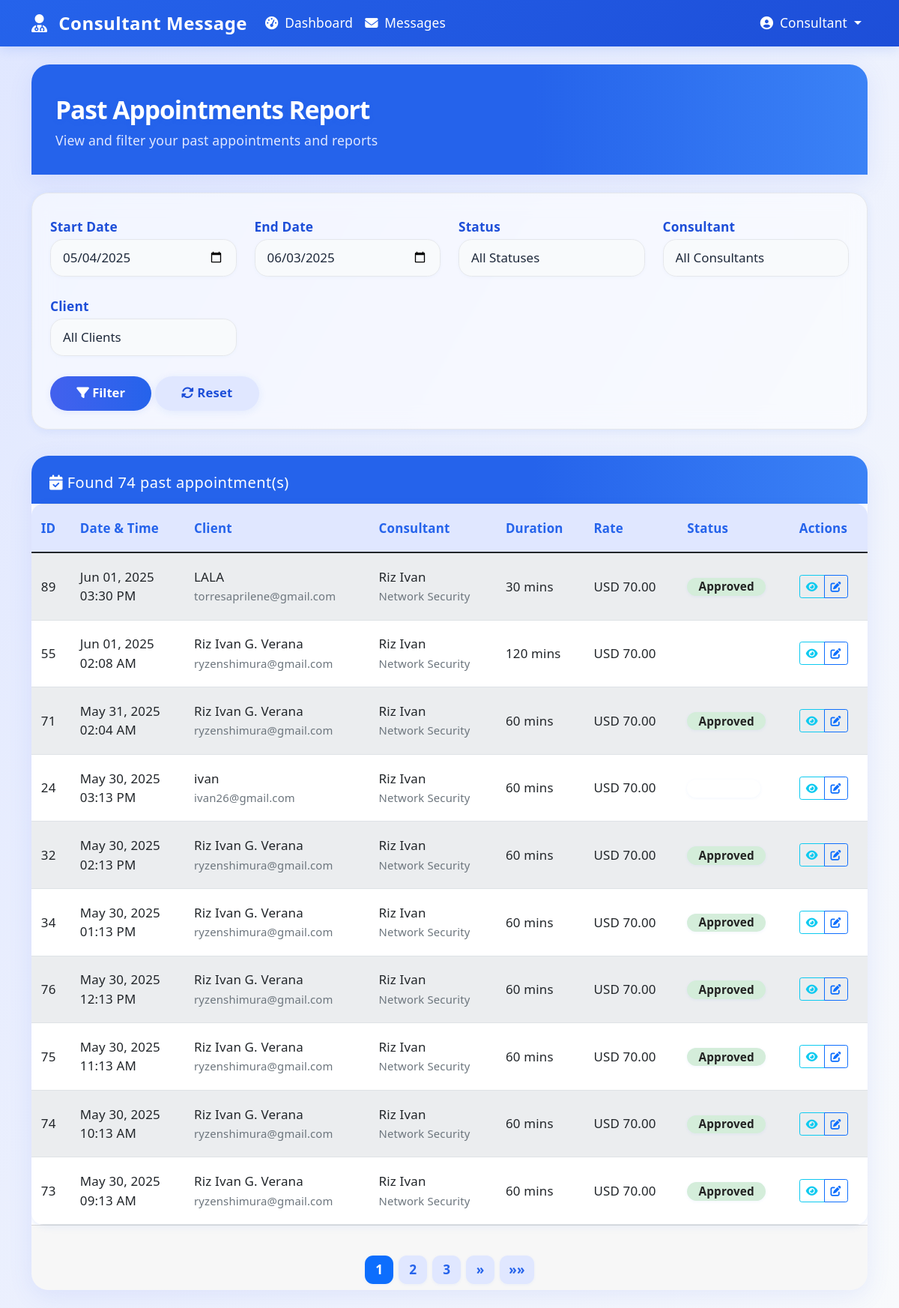
Before: /hahaha11/consultant/appointments_report.php (signed in) with the older database file.
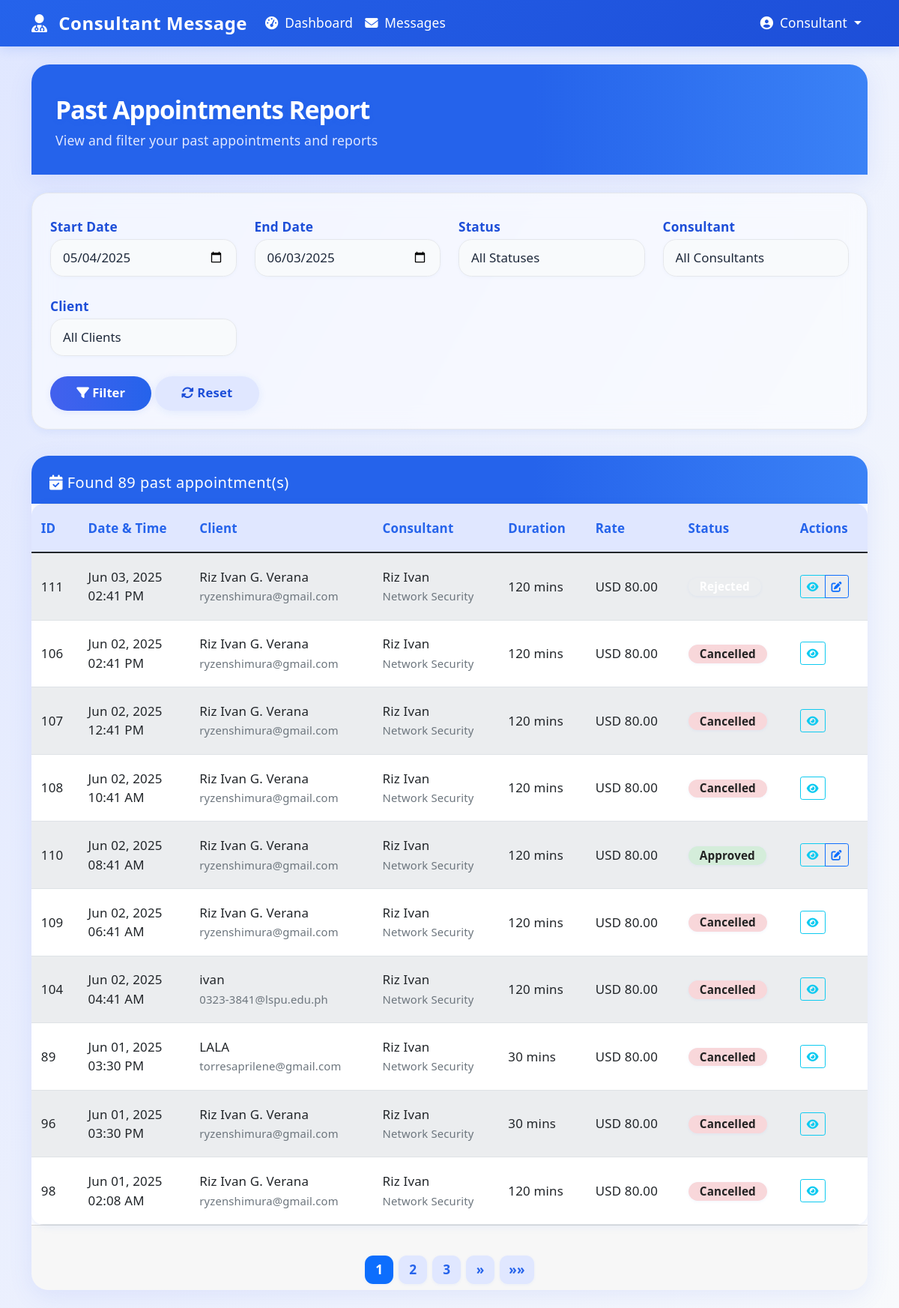
After: the same page with the newer database file.
### tables this page shows
CREATE TABLE `appointments` (
  `id` int(11) NOT NULL,
  `user_id` int(11) NOT NULL,
  `consultant_id` int(11) NOT NULL,
  `availability_id` int(11) NOT NULL,
  `appointment_date` date NOT NULL,
  `appointment_time` time NOT NULL,
  `purpose` text NOT NULL,
  `status` enum('pending','approved','rejected','cancelled') DEFAULT 'pending',
  `payment_status` enum('pending','verified','rejected') DEFAULT 'pending',
  `payment_method` varchar(50) DEFAULT NULL,
  `receipt_path` varchar(255) DEFAULT NULL,
  `payment_notes` text DEFAULT NULL,
  `payment_verified_at` timestamp NULL DEFAULT NULL,
  `payment_verified_by` int(11) DEFAULT NULL,
  `created_at` timestamp NOT NULL DEFAULT current_timestamp(),
  `updated_at` timestamp NOT NULL DEFAULT current_timestamp() ON UPDATE current_timestamp(),
  `meeting_link` varchar(255) DEFAULT NULL
);

CREATE TABLE `availability` (
  `id` int(11) NOT NULL,
  `consultant_id` int(11) NOT NULL,
  `slot_date` date NOT NULL,
  `slot_time` time NOT NULL,
  `is_booked` tinyint(1) DEFAULT 0,
  `created_at` timestamp NOT NULL DEFAULT current_timestamp(),
  `duration` int(11) DEFAULT 60,
  `appointment_id` int(11) DEFAULT NULL
);

CREATE TABLE `users` (
  `id` int(11) NOT NULL,
  `name` varchar(255) NOT NULL,
  `email` varchar(255) NOT NULL,
  `password` varchar(255) NOT NULL,
  `role` enum('user','consultant','admin') NOT NULL,
  `created_at` timestamp NOT NULL DEFAULT current_timestamp(),
  `reset_token` varchar(64) DEFAULT NULL,
  `reset_expires` datetime DEFAULT NULL,
  `verification_token` varchar(255) DEFAULT NULL,
  `is_verified` tinyint(1) DEFAULT 0,
  `verification_token_expires_at` datetime DEFAULT NULL
);

CREATE TABLE `consultants` (
  `id` int(11) NOT NULL,
  `user_id` int(11) NOT NULL,
  `title` varchar(255) DEFAULT NULL,
  `phone` varchar(50) DEFAULT NULL,
  `profile_photo` varchar(255) DEFAULT NULL,
  `cv_file` varchar(255) DEFAULT NULL,
  `specialty` varchar(255) DEFAULT NULL,
  `hourly_rate` decimal(10,2) DEFAULT NULL,
  `currency` varchar(10) DEFAULT 'USD',
  `rate_description` text DEFAULT NULL,
  `bio` text DEFAULT NULL,
  `payment_info` varchar(255) DEFAULT NULL,
  `is_featured` tinyint(1) DEFAULT 0,
  `status` enum('active','inactive') DEFAULT 'active',
  `experience` varchar(50) DEFAULT NULL,
  `location` varchar(255) DEFAULT NULL,
  `qualification` varchar(255) DEFAULT NULL,
  `description` text DEFAULT NULL,
  `created_at` timestamp NOT NULL DEFAULT current_timestamp(),
  `updated_at` timestamp NOT NULL DEFAULT current_timestamp() ON UPDATE current_timestamp()
);

### hahaha11/consultant/appointments_report.php (the view, shortened to what the changed rows need)
<?php
require_once '../config/db.php';
$is_admin = ($_SESSION['user_role'] === 'admin');
$start_date = isset($_GET['start_date']) ? $_GET['start_date'] : date('Y-m-d', strtotime('-30 days'));
$end_date = isset($_GET['end_date']) ? $_GET['end_date'] : date('Y-m-d');
$where_conditions = ["av.slot_date <= CURRENT_DATE()"];
$params = [];
$param_types = "";
if (!empty($start_date) && !empty($end_date)) {
    $where_conditions[] = "av.slot_date BETWEEN ? AND ?";
    $params[] = $start_date;
    $params[] = $end_date;
    $param_types .= "ss";
}
$where_clause = !empty($where_conditions) ? "WHERE " . implode(" AND ", $where_conditions) : "";
$count_sql = "SELECT COUNT(*) as total FROM appointments a
              JOIN availability av ON a.availability_id = av.id
              $where_clause";
$count_stmt = $conn->prepare($count_sql);
if (!empty($params)) {
    $count_stmt->bind_param($param_types, ...$params);
}
$count_stmt->execute();
$total_result = $count_stmt->get_result();
$total_row = $total_result->fetch_assoc();
$total_appointments = $total_row['total'];
$page = isset($_GET['page']) ? intval($_GET['page']) : 1;
$per_page = 10;
$offset = ($page - 1) * $per_page;
$total_pages = ceil($total_appointments / $per_page);
$sql = "SELECT a.*,
        u.name as client_name,
        u.email as client_email,
        c.specialty,
        c.hourly_rate,
        c.currency,
        cu.name as consultant_name,
        cu.email as consultant_email,
        av.duration,
        av.slot_date,
        av.slot_time
        FROM appointments a
        JOIN users u ON a.user_id = u.id
        JOIN consultants c ON a.consultant_id = c.id
        JOIN users cu ON c.user_id = cu.id
        JOIN availability av ON a.availability_id = av.id
        $where_clause
        ORDER BY av.slot_date DESC, av.slot_time DESC
        LIMIT ?, ?";
$params[] = $offset;
$params[] = $per_page;
$param_types .= "ii";
$stmt = $conn->prepare($sql);
$stmt->bind_param($param_types, ...$params);
$stmt->execute();
$result = $stmt->get_result();
$page_title = "Past Appointments Report";
?>
<!DOCTYPE html>
<html lang="en">
<head>
    <link rel="stylesheet" href="https://cdnjs.cloudflare.com/ajax/libs/font-awesome/6.4.0/css/all.min.css">
    <link rel="stylesheet" href="https://cdn.jsdelivr.net/npm/bootstrap@5.1.3/dist/css/bootstrap.min.css">
    <link rel="stylesheet" href="https://cdn.jsdelivr.net/npm/flatpickr/dist/flatpickr.min.css">
</head>
<body>
    <div class="container mt-4">
        <div class="header-section mb-4">
            <div>
                <h1 class="page-title"><?php echo $page_title; ?></h1>
            </div>
        </div>
        <div class="card mb-4">
            <div class="card-header bg-primary text-white">
                <h5 class="mb-0">
                    <i class="fas fa-calendar-check"></i>
                    Found <?php echo $total_appointments; ?> past appointment(s)
                </h5>
            </div>
            <div class="card-body p-0">
                <?php if ($result->num_rows > 0): ?>
                    <div class="table-responsive">
                        <table class="table table-bordered table-striped table-hover mb-0" id="appointments-table">
                            <thead class="thead-dark">
                                <tr>
                                    <th>ID</th>
                                    <th>Date & Time</th>
                                    <th>Client</th>
                                    <th>Consultant</th>
                                    <th>Duration</th>
                                    <th>Rate</th>
                                    <th>Status</th>
                                    <?php if ($is_admin): ?>
                                    <th>Actions</th>
                                    <?php endif; ?>
                                </tr>
                            </thead>
                            <tbody>
                                <?php while ($appointment = $result->fetch_assoc()): ?>
                                <tr class="<?php echo $appointment['status']; ?>">
                                    <td><?php echo $appointment['id']; ?></td>
                                    <td>
                                        <?php
                                        echo date('M d, Y', strtotime($appointment['slot_date'])) . '<br>';
                                        echo date('h:i A', strtotime($appointment['slot_time']));
                                        ?>
                                    </td>
                                    <td>
                                        <?php echo htmlspecialchars($appointment['client_name']); ?><br>
                                        <small class="text-muted"><?php echo htmlspecialchars($appointment['client_email']); ?></small>
                                    </td>
                                    <td>
                                        <?php echo htmlspecialchars($appointment['consultant_name']); ?><br>
                                        <small class="text-muted"><?php echo htmlspecialchars($appointment['specialty']); ?></small>
                                    </td>
                                    <td><?php echo $appointment['duration'] ?? 60; ?> mins</td>
                                    <td><?php echo $appointment['currency'] . ' ' . $appointment['hourly_rate']; ?></td>
                                    <td>
                                        <?php
                                        $status_class = '';
                                        $status_style = '';
                                        switch ($appointment['status']) {
                                            case 'approved':
                                                $status_class = 'badge-success';
                                                $status_style = 'color: #222; background: #d4edda;';
                                                break;
                                            case 'cancelled':
                                                $status_class = 'badge-danger';
                                                $status_style = 'color: #222; background: #f8d7da;';
                                                break;
                                            default:
                                                $status_class = 'badge-secondary';
                                        }
                                        ?>
                                        <span class="badge <?php echo $status_class; ?>" style="<?php echo $status_style; ?>"><?php echo ucfirst($appointment['status']); ?></span>
                                    </td>
                                    <?php if ($is_admin): ?>
                                    <td>
                                        <div class="btn-group btn-group-sm">
                                            <button type="button" class="btn btn-outline-info"
                                                    data-toggle="modal"
                                                    data-target="#appointmentDetailsModal"
                                                    data-appointment-id="<?php echo $appointment['id']; ?>"
                                                    data-client="<?php echo htmlspecialchars($appointment['client_name']); ?>"
                                                    data-consultant="<?php echo htmlspecialchars($appointment['consultant_name']); ?>"
                                                    data-date="<?php echo $appointment['slot_date']; ?>"
                                                    data-time="<?php echo $appointment['slot_time']; ?>"
                                                    data-status="<?php echo $appointment['status']; ?>"
                                                    data-created="<?php echo $appointment['created_at']; ?>"
                                                    data-updated="<?php echo $appointment['updated_at']; ?>">
                                                <i class="fas fa-eye"></i>
                                            </button>
                                            <?php if ($appointment['status'] != 'cancelled'): ?>
                                            <a href="../admin/edit_appointment.php?id=<?php echo $appointment['id']; ?>" class="btn btn-outline-primary">
                                                <i class="fas fa-edit"></i>
                                            </a>
                                            <?php endif; ?>
                                        </div>
                                    </td>
                                    <?php endif; ?>
                                </tr>
                                <?php endwhile; ?>
                            </tbody>
                        </table>
                    </div>
                <?php else: ?>
                    <div class="alert alert-info m-3">
                        No past appointments found for the selected filters.
                    </div>
                <?php endif; ?>
            </div>
            <?php if ($total_pages > 1): ?>
            <div class="card-footer">
                <nav aria-label="Page navigation">
                    <ul class="pagination mb-0">
                        <?php
                        $start_page = max(1, $page - 2);
                        $end_page = min($total_pages, $page + 2);
                        for ($i = $start_page; $i <= $end_page; $i++):
                        ?>
                        <li class="page-item <?php echo ($i == $page) ? 'active' : ''; ?>">
                            <a class="page-link" href="?page=<?php echo $i . getQueryParams(['page']); ?>">
                                <?php echo $i; ?>
                            </a>
                        </li>
                        <?php endfor; ?>
                    </ul>
                </nav>
            </div>
            <?php endif; ?>
        </div>
    </div>
</body>
</html>
<?php
function getQueryParams($exclude = []) {
    $params = [];
    return !empty($params) ? '&' . implode('&', $params) : '';
}
?>

Changed rows visible on the page:
removed appointments: id "55", availability.slot_date "Jun 01, 2025", availability.slot_time "02:08 AM", user.name "Riz Ivan G. Verana", user.email "ryzenshimura@gmail.com", users.name "Riz Ivan", consultant.specialty "Network Security", availability.duration "120", consultant.currency "USD", consultant.hourly_rate "70.00"
no longer on this page (row unchanged): appointments: id "71", availability.slot_date "May 31, 2025", availability.slot_time "02:04 AM", user.name "Riz Ivan G. Verana", user.email "ryzenshimura@gmail.com", users.name "Riz Ivan", consultant.specialty "Network Security", availability.duration "60", consultant.currency "USD", consultant.hourly_rate "70.00", status "Approved"
no longer on this page (row unchanged): appointments: id "24", availability.slot_date "May 30, 2025", availability.slot_time "03:13 PM", user.name "ivan", user.email "ivan26@gmail.com", users.name "Riz Ivan", consultant.specialty "Network Security", availability.duration "60", consultant.currency "USD", consultant.hourly_rate "70.00", status "rejected" (drawn)
no longer on this page (row unchanged): appointments: id "32", availability.slot_date "May 30, 2025", availability.slot_time "02:13 PM", user.name "Riz Ivan G. Verana", user.email "ryzenshimura@gmail.com", users.name "Riz Ivan", consultant.specialty "Network Security", availability.duration "60", consultant.currency "USD", consultant.hourly_rate "70.00", status "Approved"
no longer on this page (row unchanged): appointments: id "34", availability.slot_date "May 30, 2025", availability.slot_time "01:13 PM", user.name "Riz Ivan G. Verana", user.email "ryzenshimura@gmail.com", users.name "Riz Ivan", consultant.specialty "Network Security", availability.duration "60", consultant.currency "USD", consultant.hourly_rate "70.00", status "Approved"
no longer on this page (row unchanged): appointments: id "76", availability.slot_date "May 30, 2025", availability.slot_time "12:13 PM", user.name "Riz Ivan G. Verana", user.email "ryzenshimura@gmail.com", users.name "Riz Ivan", consultant.specialty "Network Security", availability.duration "60", consultant.currency "USD", consultant.hourly_rate "70.00", status "Approved"
no longer on this page (row unchanged): appointments: id "75", availability.slot_date "May 30, 2025", availability.slot_time "11:13 AM", user.name "Riz Ivan G. Verana", user.email "ryzenshimura@gmail.com", users.name "Riz Ivan", consultant.specialty "Network Security", availability.duration "60", consultant.currency "USD", consultant.hourly_rate "70.00", status "Approved"
no longer on this page (row unchanged): appointments: id "74", availability.slot_date "May 30, 2025", availability.slot_time "10:13 AM", user.name "Riz Ivan G. Verana", user.email "ryzenshimura@gmail.com", users.name "Riz Ivan", consultant.specialty "Network Security", availability.duration "60", consultant.currency "USD", consultant.hourly_rate "70.00", status "Approved"
no longer on this page (row unchanged): appointments: id "73", availability.slot_date "May 30, 2025", availability.slot_time "09:13 AM", user.name "Riz Ivan G. Verana", user.email "ryzenshimura@gmail.com", users.name "Riz Ivan", consultant.specialty "Network Security", availability.duration "60", consultant.currency "USD", consultant.hourly_rate "70.00", status "Approved"
added appointments: id "111", availability.slot_date "Jun 03, 2025", availability.slot_time "02:41 PM", user.name "Riz Ivan G. Verana", user.email "ryzenshimura@gmail.com", users.name "Riz Ivan", consultant.specialty "Network Security", availability.duration "120", consultant.currency "USD", consultant.hourly_rate "80.00", status "rejected" (drawn)
added appointments: id "106", availability.slot_date "Jun 02, 2025", availability.slot_time "02:41 PM", user.name "Riz Ivan G. Verana", user.email "ryzenshimura@gmail.com", users.name "Riz Ivan", consultant.specialty "Network Security", availability.duration "120", consultant.currency "USD", consultant.hourly_rate "80.00", status "Cancelled"
added appointments: id "107", availability.slot_date "Jun 02, 2025", availability.slot_time "12:41 PM", user.name "Riz Ivan G. Verana", user.email "ryzenshimura@gmail.com", users.name "Riz Ivan", consultant.specialty "Network Security", availability.duration "120", consultant.currency "USD", consultant.hourly_rate "80.00", status "Cancelled"
added appointments: id "108", availability.slot_date "Jun 02, 2025", availability.slot_time "10:41 AM", user.name "Riz Ivan G. Verana", user.email "ryzenshimura@gmail.com", users.name "Riz Ivan", consultant.specialty "Network Security", availability.duration "120", consultant.currency "USD", consultant.hourly_rate "80.00", status "Cancelled"
added appointments: id "110", availability.slot_date "Jun 02, 2025", availability.slot_time "08:41 AM", user.name "Riz Ivan G. Verana", user.email "ryzenshimura@gmail.com", users.name "Riz Ivan", consultant.specialty "Network Security", availability.duration "120", consultant.currency "USD", consultant.hourly_rate "80.00", status "Approved"
added appointments: id "109", availability.slot_date "Jun 02, 2025", availability.slot_time "06:41 AM", user.name "Riz Ivan G. Verana", user.email "ryzenshimura@gmail.com", users.name "Riz Ivan", consultant.specialty "Network Security", availability.duration "120", consultant.currency "USD", consultant.hourly_rate "80.00", status "Cancelled"
added appointments: id "104", availability.slot_date "Jun 02, 2025", availability.slot_time "04:41 AM", user.name "ivan", user.email "0323-3841@lspu.edu.ph", users.name "Riz Ivan", consultant.specialty "Network Security", availability.duration "120", consultant.currency "USD", consultant.hourly_rate "80.00", status "Cancelled"
changed appointments "LALA": consultant.hourly_rate "70.00" → "80.00"; status "Approved" → "Cancelled"
added appointments: id "96", availability.slot_date "Jun 01, 2025", availability.slot_time "03:30 PM", user.name "Riz Ivan G. Verana", user.email "ryzenshimura@gmail.com", users.name "Riz Ivan", consultant.specialty "Network Security", availability.duration "30", consultant.currency "USD", consultant.hourly_rate "80.00", status "Cancelled"
added appointments: id "98", availability.slot_date "Jun 01, 2025", availability.slot_time "02:08 AM", user.name "Riz Ivan G. Verana", user.email "ryzenshimura@gmail.com", users.name "Riz Ivan", consultant.specialty "Network Security", availability.duration "120", consultant.currency "USD", consultant.hourly_rate "80.00", status "Cancelled"
Other visible differences:
$total_appointments: "74" → "89"
